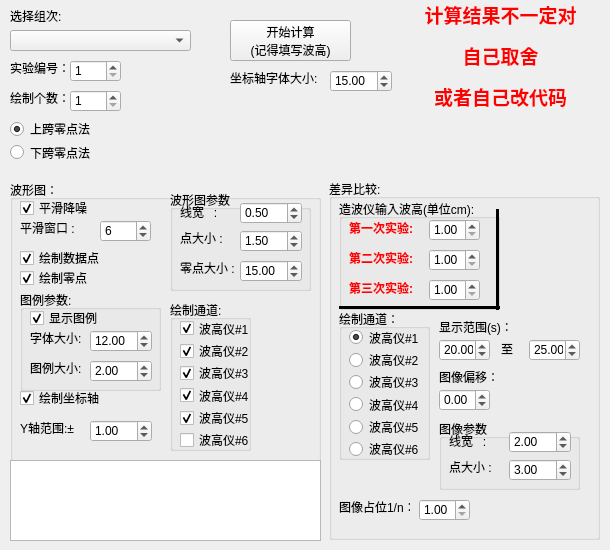
   <widget class="QWidget" name="tab">
    <attribute name="title">
     <string>实验1</string>
    </attribute>
    <widget class="QPushButton" name="StartProc_sy1">
     <property name="geometry">
      <rect>
       <x>230</x>
       <y>20</y>
       <width>121</width>
       <height>41</height>
      </rect>
     </property>
     <property name="text">
      <string>开始计算
(记得填写波高)</string>
     </property>
    </widget>
    <widget class="QComboBox" name="filelist_sy1">
     <property name="geometry">
      <rect>
       <x>10</x>
       <y>30</y>
       <width>181</width>
       <height>21</height>
      </rect>
     </property>
     <property name="currentText">
      <string/>
     </property>
    </widget>
    <widget class="QLabel" name="label_5">
     <property name="geometry">
      <rect>
       <x>10</x>
       <y>10</y>
       <width>54</width>
       <height>12</height>
      </rect>
     </property>
     <property name="text">
      <string>选择组次:</string>
     </property>
    </widget>
    <widget class="QLabel" name="label_11">
     <property name="geometry">
      <rect>
       <x>10</x>
       <y>60</y>
       <width>81</width>
       <height>16</height>
      </rect>
     </property>
     <property name="frameShape">
      <enum>QFrame::NoFrame</enum>
     </property>
     <property name="text">
      <string>实验编号：</string>
     </property>
     <property name="textFormat">
      <enum>Qt::AutoText</enum>
     </property>
     <property name="scaledContents">
      <bool>false</bool>
     </property>
     <property name="wordWrap">
      <bool>false</bool>
     </property>
     <property name="margin">
      <number>0</number>
     </property>
     <property name="indent">
      <number>-1</number>
     </property>
     <property name="openExternalLinks">
      <bool>false</bool>
     </property>
    </widget>
    <widget class="QSpinBox" name="spinBox_index_sy1">
     <property name="geometry">
      <rect>
       <x>70</x>
       <y>60</y>
       <width>51</width>
       <height>22</height>
      </rect>
     </property>
     <property name="wrapping">
      <bool>false</bool>
     </property>
     <property name="minimum">
      <number>1</number>
     </property>
     <property name="maximum">
      <number>3</number>
     </property>
    </widget>
    <widget class="QWidget" name="verticalLayoutWidget_5">
     <property name="geometry">
      <rect>
       <x>10</x>
       <y>120</y>
       <width>160</width>
       <height>41</height>
      </rect>
     </property>
     <layout class="QVBoxLayout" name="verticalLayout_5">
      <item>
       <widget class="QRadioButton" name="shangkua_Radiobtn_sy1">
        <property name="text">
         <string>上跨零点法</string>
        </property>
        <property name="checked">
         <bool>true</bool>
        </property>
       </widget>
      </item>
      <item>
       <widget class="QRadioButton" name="xiakua_Radiobtn_sy1">
        <property name="text">
         <string>下跨零点法</string>
        </property>
       </widget>
      </item>
     </layout>
    </widget>
    <widget class="QLabel" name="label_12">
     <property name="geometry">
      <rect>
       <x>10</x>
       <y>90</y>
       <width>81</width>
       <height>16</height>
      </rect>
     </property>
     <property name="frameShape">
      <enum>QFrame::NoFrame</enum>
     </property>
     <property name="text">
      <string>绘制个数：</string>
     </property>
     <property name="textFormat">
      <enum>Qt::AutoText</enum>
     </property>
     <property name="scaledContents">
      <bool>false</bool>
     </property>
     <property name="wordWrap">
      <bool>false</bool>
     </property>
     <property name="margin">
      <number>0</number>
     </property>
     <property name="indent">
      <number>-1</number>
     </property>
     <property name="openExternalLinks">
      <bool>false</bool>
     </property>
    </widget>
    <widget class="QSpinBox" name="spinBox_number_sy1">
     <property name="geometry">
      <rect>
       <x>70</x>
       <y>90</y>
       <width>51</width>
       <height>22</height>
      </rect>
     </property>
     <property name="wrapping">
      <bool>false</bool>
     </property>
     <property name="minimum">
      <number>1</number>
     </property>
     <property name="maximum">
      <number>3</number>
     </property>
    </widget>
    <widget class="QGroupBox" name="groupBox_7">
     <property name="geometry">
      <rect>
       <x>10</x>
       <y>180</y>
       <width>311</width>
       <height>361</height>
      </rect>
     </property>
     <property name="title">
      <string>波形图：</string>
     </property>
     <widget class="QLabel" name="label_10">
      <property name="geometry">
       <rect>
        <x>10</x>
        <y>40</y>
        <width>71</width>
        <height>16</height>
       </rect>
      </property>
      <property name="text">
       <string>平滑窗口 : </string>
      </property>
     </widget>
     <widget class="QCheckBox" name="checkBox_sy1_bDrawPoints">
      <property name="geometry">
       <rect>
        <x>10</x>
        <y>70</y>
        <width>81</width>
        <height>16</height>
       </rect>
      </property>
      <property name="text">
       <string>绘制数据点</string>
      </property>
      <property name="checked">
       <bool>true</bool>
      </property>
     </widget>
     <widget class="QSpinBox" name="spinBox_smoothWindowSize_sy1">
      <property name="geometry">
       <rect>
        <x>90</x>
        <y>40</y>
        <width>51</width>
        <height>22</height>
       </rect>
      </property>
      <property name="value">
       <number>6</number>
      </property>
     </widget>
     <widget class="QCheckBox" name="checkBox_sy1_bSmoothData">
      <property name="geometry">
       <rect>
        <x>10</x>
        <y>20</y>
        <width>68</width>
        <height>16</height>
       </rect>
      </property>
      <property name="text">
       <string>平滑降噪</string>
      </property>
      <property name="checked">
       <bool>true</bool>
      </property>
     </widget>
     <widget class="QGroupBox" name="groupBox_6">
      <property name="geometry">
       <rect>
        <x>160</x>
        <y>10</y>
        <width>141</width>
        <height>101</height>
       </rect>
      </property>
      <property name="title">
       <string>波形图参数</string>
      </property>
      <property name="flat">
       <bool>false</bool>
      </property>
      <widget class="QLabel" name="label_13">
       <property name="geometry">
        <rect>
         <x>10</x>
         <y>14</y>
         <width>71</width>
         <height>16</height>
        </rect>
       </property>
       <property name="text">
        <string>线宽   : </string>
       </property>
      </widget>
      <widget class="QDoubleSpinBox" name="sy1_waveformLineWidth">
       <property name="geometry">
        <rect>
         <x>70</x>
         <y>12</y>
         <width>62</width>
         <height>22</height>
        </rect>
       </property>
       <property name="singleStep">
        <double>0.100000000000000</double>
       </property>
       <property name="value">
        <double>0.500000000000000</double>
       </property>
      </widget>
      <widget class="QDoubleSpinBox" name="sy1_waveformPointsScale">
       <property name="geometry">
        <rect>
         <x>70</x>
         <y>40</y>
         <width>62</width>
         <height>22</height>
        </rect>
       </property>
       <property name="singleStep">
        <double>0.100000000000000</double>
       </property>
       <property name="value">
        <double>1.500000000000000</double>
       </property>
      </widget>
      <widget class="QLabel" name="label_14">
       <property name="geometry">
        <rect>
         <x>10</x>
         <y>40</y>
         <width>71</width>
         <height>16</height>
        </rect>
       </property>
       <property name="text">
        <string>点大小 : </string>
       </property>
      </widget>
      <widget class="QDoubleSpinBox" name="sy1_waveformZeroPointsScale">
       <property name="geometry">
        <rect>
         <x>70</x>
         <y>70</y>
         <width>62</width>
         <height>22</height>
        </rect>
       </property>
       <property name="singleStep">
        <double>1.000000000000000</double>
       </property>
       <property name="value">
        <double>15.000000000000000</double>
       </property>
      </widget>
      <widget class="QLabel" name="label_34">
       <property name="geometry">
        <rect>
         <x>10</x>
         <y>70</y>
         <width>71</width>
         <height>16</height>
        </rect>
       </property>
       <property name="text">
        <string>零点大小 : </string>
       </property>
      </widget>
     </widget>
     <widget class="QGroupBox" name="groupBox_5">
      <property name="geometry">
       <rect>
        <x>160</x>
        <y>120</y>
        <width>81</width>
        <height>151</height>
       </rect>
      </property>
      <property name="title">
       <string>绘制通道:</string>
      </property>
      <widget class="QWidget" name="verticalLayoutWidget_6">
       <property name="geometry">
        <rect>
         <x>10</x>
         <y>20</y>
         <width>81</width>
         <height>128</height>
        </rect>
       </property>
       <layout class="QVBoxLayout" name="verticalLayout_6">
        <item>
         <widget class="QCheckBox" name="checkBox_sy1_ch_1">
          <property name="text">
           <string>波高仪#1</string>
          </property>
          <property name="checked">
           <bool>true</bool>
          </property>
         </widget>
        </item>
        <item>
         <widget class="QCheckBox" name="checkBox_sy1_ch_2">
          <property name="text">
           <string>波高仪#2</string>
          </property>
          <property name="checked">
           <bool>true</bool>
          </property>
         </widget>
        </item>
        <item>
         <widget class="QCheckBox" name="checkBox_sy1_ch_3">
          <property name="text">
           <string>波高仪#3</string>
          </property>
          <property name="checked">
           <bool>true</bool>
          </property>
         </widget>
        </item>
        <item>
         <widget class="QCheckBox" name="checkBox_sy1_ch_4">
          <property name="text">
           <string>波高仪#4</string>
          </property>
          <property name="checked">
           <bool>true</bool>
          </property>
         </widget>
        </item>
        <item>
         <widget class="QCheckBox" name="checkBox_sy1_ch_5">
          <property name="text">
           <string>波高仪#5</string>
          </property>
          <property name="checked">
           <bool>true</bool>
          </property>
         </widget>
        </item>
        <item>
         <widget class="QCheckBox" name="checkBox_sy1_ch_6">
          <property name="text">
           <string>波高仪#6</string>
          </property>
         </widget>
        </item>
       </layout>
      </widget>
     </widget>
     <widget class="QCheckBox" name="checkBox_sy1_bDrawZeroPoints">
      <property name="geometry">
       <rect>
        <x>10</x>
        <y>90</y>
        <width>81</width>
        <height>16</height>
       </rect>
      </property>
      <property name="text">
       <string>绘制零点</string>
      </property>
      <property name="checked">
       <bool>true</bool>
      </property>
     </widget>
     <widget class="QGroupBox" name="groupBox_8">
      <property name="geometry">
       <rect>
        <x>10</x>
        <y>110</y>
        <width>141</width>
        <height>101</height>
       </rect>
      </property>
      <property name="title">
       <string>图例参数:</string>
      </property>
      <widget class="QLabel" name="label_15">
       <property name="geometry">
        <rect>
         <x>10</x>
         <y>40</y>
         <width>71</width>
         <height>16</height>
        </rect>
       </property>
       <property name="text">
        <string>字体大小: </string>
       </property>
      </widget>
      <widget class="QDoubleSpinBox" name="sy1_waveformFontSize">
       <property name="geometry">
        <rect>
         <x>70</x>
         <y>40</y>
         <width>62</width>
         <height>22</height>
        </rect>
       </property>
       <property name="singleStep">
        <double>0.500000000000000</double>
       </property>
       <property name="value">
        <double>12.000000000000000</double>
       </property>
      </widget>
      <widget class="QLabel" name="label_16">
       <property name="geometry">
        <rect>
         <x>10</x>
         <y>70</y>
         <width>71</width>
         <height>16</height>
        </rect>
       </property>
       <property name="text">
        <string>图例大小: </string>
       </property>
      </widget>
      <widget class="QDoubleSpinBox" name="sy1_MarkerSize">
       <property name="geometry">
        <rect>
         <x>70</x>
         <y>70</y>
         <width>62</width>
         <height>22</height>
        </rect>
       </property>
       <property name="singleStep">
        <double>0.100000000000000</double>
       </property>
       <property name="value">
        <double>2.000000000000000</double>
       </property>
      </widget>
      <widget class="QCheckBox" name="checkBox_sy1_bDrawLegend">
       <property name="geometry">
        <rect>
         <x>10</x>
         <y>20</y>
         <width>81</width>
         <height>16</height>
        </rect>
       </property>
       <property name="text">
        <string>显示图例</string>
       </property>
       <property name="checked">
        <bool>true</bool>
       </property>
      </widget>
     </widget>
     <widget class="QCheckBox" name="checkBox_sy1_bDrawAxis">
      <property name="geometry">
       <rect>
        <x>10</x>
        <y>210</y>
        <width>81</width>
        <height>16</height>
       </rect>
      </property>
      <property name="text">
       <string>绘制坐标轴</string>
      </property>
      <property name="checked">
       <bool>true</bool>
      </property>
     </widget>
     <widget class="QTextEdit" name="sy1_WaveFormOut">
      <property name="geometry">
       <rect>
        <x>0</x>
        <y>280</y>
        <width>311</width>
        <height>81</height>
       </rect>
      </property>
      <property name="font">
       <font>
        <pointsize>6</pointsize>
       </font>
      </property>
      <property name="readOnly">
       <bool>true</bool>
      </property>
     </widget>
     <widget class="QLabel" name="label_21">
      <property name="geometry">
       <rect>
        <x>10</x>
        <y>240</y>
        <width>61</width>
        <height>16</height>
       </rect>
      </property>
      <property name="text">
       <string>Y轴范围:±</string>
      </property>
     </widget>
     <widget class="QDoubleSpinBox" name="sy1_waveformYScale">
      <property name="geometry">
       <rect>
        <x>80</x>
        <y>240</y>
        <width>62</width>
        <height>22</height>
       </rect>
      </property>
      <property name="minimum">
       <double>-10.000000000000000</double>
      </property>
      <property name="maximum">
       <double>10.000000000000000</double>
      </property>
      <property name="singleStep">
       <double>0.500000000000000</double>
      </property>
      <property name="value">
       <double>1.000000000000000</double>
      </property>
     </widget>
    </widget>
    <widget class="QGroupBox" name="groupBox_13">
     <property name="geometry">
      <rect>
       <x>329</x>
       <y>179</y>
       <width>271</width>
       <height>361</height>
      </rect>
     </property>
     <property name="title">
      <string>差异比较:</string>
     </property>
     <widget class="QGroupBox" name="groupBox_14">
      <property name="geometry">
       <rect>
        <x>10</x>
        <y>20</y>
        <width>161</width>
        <height>111</height>
       </rect>
      </property>
      <property name="toolTip">
       <string>波高H:2cm~10cm</string>
      </property>
      <property name="title">
       <string>造波仪输入波高(单位cm):</string>
      </property>
      <property name="flat">
       <bool>false</bool>
      </property>
      <property name="checkable">
       <bool>false</bool>
      </property>
      <widget class="QDoubleSpinBox" name="sy1_contrastform_H_1">
       <property name="geometry">
        <rect>
         <x>90</x>
         <y>20</y>
         <width>51</width>
         <height>22</height>
        </rect>
       </property>
       <property name="minimum">
        <double>1.000000000000000</double>
       </property>
       <property name="maximum">
        <double>10.000000000000000</double>
       </property>
       <property name="singleStep">
        <double>1.000000000000000</double>
       </property>
       <property name="value">
        <double>1.000000000000000</double>
       </property>
      </widget>
      <widget class="QLabel" name="label_22">
       <property name="geometry">
        <rect>
         <x>10</x>
         <y>20</y>
         <width>71</width>
         <height>16</height>
        </rect>
       </property>
       <property name="text">
        <string>&lt;html&gt;&lt;head/&gt;&lt;body&gt;&lt;p&gt;&lt;span style=&quot; font-weight:600; color:#ff0000;&quot;&gt;第一次实验:&lt;/span&gt;&lt;/p&gt;&lt;/body&gt;&lt;/html&gt;</string>
       </property>
      </widget>
      <widget class="QDoubleSpinBox" name="sy1_contrastform_H_2">
       <property name="geometry">
        <rect>
         <x>90</x>
         <y>50</y>
         <width>51</width>
         <height>22</height>
        </rect>
       </property>
       <property name="minimum">
        <double>1.000000000000000</double>
       </property>
       <property name="maximum">
        <double>10.000000000000000</double>
       </property>
       <property name="singleStep">
        <double>1.000000000000000</double>
       </property>
       <property name="value">
        <double>1.000000000000000</double>
       </property>
      </widget>
      <widget class="QLabel" name="label_29">
       <property name="geometry">
        <rect>
         <x>10</x>
         <y>50</y>
         <width>71</width>
         <height>16</height>
        </rect>
       </property>
       <property name="text">
        <string>&lt;html&gt;&lt;head/&gt;&lt;body&gt;&lt;p&gt;&lt;span style=&quot; font-weight:600; color:#ff0000;&quot;&gt;第二次实验:&lt;/span&gt;&lt;/p&gt;&lt;/body&gt;&lt;/html&gt;</string>
       </property>
      </widget>
      <widget class="QLabel" name="label_30">
       <property name="geometry">
        <rect>
         <x>10</x>
         <y>80</y>
         <width>71</width>
         <height>16</height>
        </rect>
       </property>
       <property name="text">
        <string>&lt;html&gt;&lt;head/&gt;&lt;body&gt;&lt;p&gt;&lt;span style=&quot; font-weight:600; color:#ff0000;&quot;&gt;第三次实验:&lt;/span&gt;&lt;/p&gt;&lt;/body&gt;&lt;/html&gt;</string>
       </property>
      </widget>
      <widget class="QDoubleSpinBox" name="sy1_contrastform_H_3">
       <property name="geometry">
        <rect>
         <x>90</x>
         <y>80</y>
         <width>51</width>
         <height>22</height>
        </rect>
       </property>
       <property name="minimum">
        <double>1.000000000000000</double>
       </property>
       <property name="maximum">
        <double>10.000000000000000</double>
       </property>
       <property name="singleStep">
        <double>1.000000000000000</double>
       </property>
       <property name="value">
        <double>1.000000000000000</double>
       </property>
      </widget>
      <widget class="Line" name="line_3">
       <property name="geometry">
        <rect>
         <x>0</x>
         <y>100</y>
         <width>161</width>
         <height>16</height>
        </rect>
       </property>
       <property name="frameShadow">
        <enum>QFrame::Plain</enum>
       </property>
       <property name="lineWidth">
        <number>3</number>
       </property>
       <property name="orientation">
        <enum>Qt::Horizontal</enum>
       </property>
      </widget>
     </widget>
     <widget class="QGroupBox" name="groupBox_15">
      <property name="geometry">
       <rect>
        <x>10</x>
        <y>130</y>
        <width>91</width>
        <height>151</height>
       </rect>
      </property>
      <property name="title">
       <string>绘制通道：</string>
      </property>
      <widget class="QWidget" name="verticalLayoutWidget_7">
       <property name="geometry">
        <rect>
         <x>10</x>
         <y>20</y>
         <width>71</width>
         <height>128</height>
        </rect>
       </property>
       <layout class="QVBoxLayout" name="verticalLayout_7">
        <item>
         <widget class="QRadioButton" name="sy1_contract_ch_1">
          <property name="text">
           <string>波高仪#1</string>
          </property>
          <property name="checked">
           <bool>true</bool>
          </property>
         </widget>
        </item>
        <item>
         <widget class="QRadioButton" name="sy1_contract_ch_2">
          <property name="text">
           <string>波高仪#2</string>
          </property>
         </widget>
        </item>
        <item>
         <widget class="QRadioButton" name="sy1_contract_ch_3">
          <property name="text">
           <string>波高仪#3</string>
          </property>
         </widget>
        </item>
        <item>
         <widget class="QRadioButton" name="sy1_contract_ch_4">
          <property name="text">
           <string>波高仪#4</string>
          </property>
         </widget>
        </item>
        <item>
         <widget class="QRadioButton" name="sy1_contract_ch_5">
          <property name="text">
           <string>波高仪#5</string>
          </property>
         </widget>
        </item>
        <item>
         <widget class="QRadioButton" name="sy1_contract_ch_6">
          <property name="text">
           <string>波高仪#6</string>
          </property>
         </widget>
        </item>
       </layout>
      </widget>
     </widget>
     <widget class="QLabel" name="label_35">
      <property name="geometry">
       <rect>
        <x>110</x>
        <y>140</y>
        <width>71</width>
        <height>16</height>
       </rect>
      </property>
      <property name="text">
       <string>显示范围(s)：</string>
      </property>
     </widget>
     <widget class="QDoubleSpinBox" name="sy1_contrastform_ShowRange">
      <property name="geometry">
       <rect>
        <x>110</x>
        <y>160</y>
        <width>51</width>
        <height>22</height>
       </rect>
      </property>
      <property name="decimals">
       <number>2</number>
      </property>
      <property name="minimum">
       <double>1.000000000000000</double>
      </property>
      <property name="maximum">
       <double>50.000000000000000</double>
      </property>
      <property name="singleStep">
       <double>1.000000000000000</double>
      </property>
      <property name="stepType">
       <enum>QAbstractSpinBox::DefaultStepType</enum>
      </property>
      <property name="value">
       <double>20.000000000000000</double>
      </property>
     </widget>
     <widget class="QDoubleSpinBox" name="sy1_contrastform_ShowRange_2">
      <property name="geometry">
       <rect>
        <x>200</x>
        <y>160</y>
        <width>51</width>
        <height>22</height>
       </rect>
      </property>
      <property name="decimals">
       <number>2</number>
      </property>
      <property name="minimum">
       <double>1.000000000000000</double>
      </property>
      <property name="maximum">
       <double>50.000000000000000</double>
      </property>
      <property name="singleStep">
       <double>1.000000000000000</double>
      </property>
      <property name="stepType">
       <enum>QAbstractSpinBox::DefaultStepType</enum>
      </property>
      <property name="value">
       <double>25.000000000000000</double>
      </property>
     </widget>
     <widget class="QLabel" name="label_36">
      <property name="geometry">
       <rect>
        <x>172</x>
        <y>162</y>
        <width>16</width>
        <height>16</height>
       </rect>
      </property>
      <property name="text">
       <string>至</string>
      </property>
     </widget>
     <widget class="QDoubleSpinBox" name="sy1_contrastform_Shift">
      <property name="geometry">
       <rect>
        <x>110</x>
        <y>210</y>
        <width>51</width>
        <height>22</height>
       </rect>
      </property>
      <property name="decimals">
       <number>2</number>
      </property>
      <property name="minimum">
       <double>-20.000000000000000</double>
      </property>
      <property name="maximum">
       <double>20.000000000000000</double>
      </property>
      <property name="singleStep">
       <double>0.010000000000000</double>
      </property>
      <property name="stepType">
       <enum>QAbstractSpinBox::DefaultStepType</enum>
      </property>
      <property name="value">
       <double>0.000000000000000</double>
      </property>
     </widget>
     <widget class="QLabel" name="label_37">
      <property name="geometry">
       <rect>
        <x>110</x>
        <y>190</y>
        <width>71</width>
        <height>16</height>
       </rect>
      </property>
      <property name="text">
       <string>图像偏移：</string>
      </property>
     </widget>
     <widget class="QGroupBox" name="groupBox_16">
      <property name="geometry">
       <rect>
        <x>110</x>
        <y>240</y>
        <width>141</width>
        <height>71</height>
       </rect>
      </property>
      <property name="title">
       <string>图像参数</string>
      </property>
      <property name="flat">
       <bool>false</bool>
      </property>
      <widget class="QLabel" name="label_44">
       <property name="geometry">
        <rect>
         <x>10</x>
         <y>14</y>
         <width>71</width>
         <height>16</height>
        </rect>
       </property>
       <property name="text">
        <string>线宽   : </string>
       </property>
      </widget>
      <widget class="QDoubleSpinBox" name="sy1_constrastLineWidth">
       <property name="geometry">
        <rect>
         <x>70</x>
         <y>12</y>
         <width>62</width>
         <height>22</height>
        </rect>
       </property>
       <property name="singleStep">
        <double>0.100000000000000</double>
       </property>
       <property name="value">
        <double>2.000000000000000</double>
       </property>
      </widget>
      <widget class="QDoubleSpinBox" name="sy1_constrastPointsScale">
       <property name="geometry">
        <rect>
         <x>70</x>
         <y>40</y>
         <width>62</width>
         <height>22</height>
        </rect>
       </property>
       <property name="singleStep">
        <double>0.100000000000000</double>
       </property>
       <property name="value">
        <double>3.000000000000000</double>
       </property>
      </widget>
      <widget class="QLabel" name="label_45">
       <property name="geometry">
        <rect>
         <x>10</x>
         <y>40</y>
         <width>71</width>
         <height>16</height>
        </rect>
       </property>
       <property name="text">
        <string>点大小 : </string>
       </property>
      </widget>
     </widget>
     <widget class="QLabel" name="label_46">
      <property name="geometry">
       <rect>
        <x>10</x>
        <y>320</y>
        <width>71</width>
        <height>16</height>
       </rect>
      </property>
      <property name="text">
       <string>图像占位1/n：</string>
      </property>
     </widget>
     <widget class="QDoubleSpinBox" name="sy1_contrastform_Position">
      <property name="geometry">
       <rect>
        <x>90</x>
        <y>320</y>
        <width>51</width>
        <height>22</height>
       </rect>
      </property>
      <property name="decimals">
       <number>2</number>
      </property>
      <property name="minimum">
       <double>1.000000000000000</double>
      </property>
      <property name="maximum">
       <double>20.000000000000000</double>
      </property>
      <property name="singleStep">
       <double>1.000000000000000</double>
      </property>
      <property name="stepType">
       <enum>QAbstractSpinBox::DefaultStepType</enum>
      </property>
      <property name="value">
       <double>1.000000000000000</double>
      </property>
     </widget>
     <widget class="Line" name="line_4">
      <property name="geometry">
       <rect>
        <x>160</x>
        <y>30</y>
        <width>16</width>
        <height>101</height>
       </rect>
      </property>
      <property name="frameShadow">
       <enum>QFrame::Plain</enum>
      </property>
      <property name="lineWidth">
       <number>3</number>
      </property>
      <property name="orientation">
       <enum>Qt::Vertical</enum>
      </property>
     </widget>
    </widget>
    <widget class="QLabel" name="label_98">
     <property name="geometry">
      <rect>
       <x>230</x>
       <y>70</y>
       <width>91</width>
       <height>16</height>
      </rect>
     </property>
     <property name="text">
      <string>坐标轴字体大小: </string>
     </property>
    </widget>
    <widget class="QDoubleSpinBox" name="sy1_AxisFontSize">
     <property name="geometry">
      <rect>
       <x>330</x>
       <y>70</y>
       <width>62</width>
       <height>22</height>
      </rect>
     </property>
     <property name="singleStep">
      <double>0.500000000000000</double>
     </property>
     <property name="value">
      <double>15.000000000000000</double>
     </property>
    </widget>
    <widget class="QLabel" name="label_51">
     <property name="geometry">
      <rect>
       <x>400</x>
       <y>0</y>
       <width>201</width>
       <height>121</height>
      </rect>
     </property>
     <property name="text">
      <string>&lt;html&gt;&lt;head/&gt;&lt;body&gt;&lt;p align=&quot;center&quot;&gt;&lt;span style=&quot; font-size:14pt; font-weight:600; color:#ff0000;&quot;&gt;计算结果不一定对&lt;/span&gt;&lt;/p&gt;&lt;p align=&quot;center&quot;&gt;&lt;span style=&quot; font-size:14pt; font-weight:600; color:#ff0000;&quot;&gt;自己取舍&lt;/span&gt;&lt;/p&gt;&lt;p align=&quot;center&quot;&gt;&lt;span style=&quot; font-size:14pt; font-weight:600; color:#ff0000;&quot;&gt;或者自己改代码&lt;/span&gt;&lt;/p&gt;&lt;p align=&quot;center&quot;&gt;&lt;a href=&quot;https://github.com/ionlylikesg/CoastalDynamicsExpProcessing&quot;&gt;&lt;span style=&quot; text-decoration: underline; color:#0000ff;&quot;&gt;GitHub项目源码&lt;/span&gt;&lt;/a&gt;&lt;/p&gt;&lt;/body&gt;&lt;/html&gt;</string>
     </property>
     <property name="openExternalLinks">
      <bool>true</bool>
     </property>
    </widget>
   </widget>
